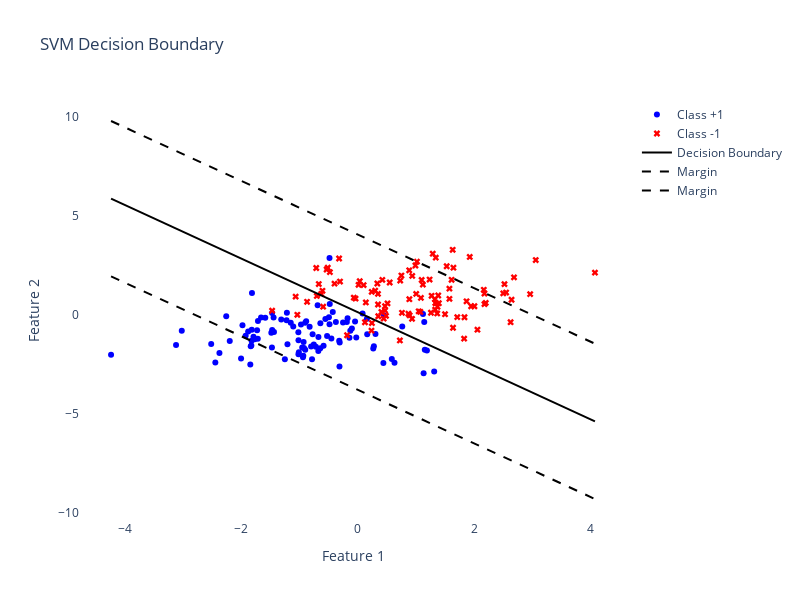
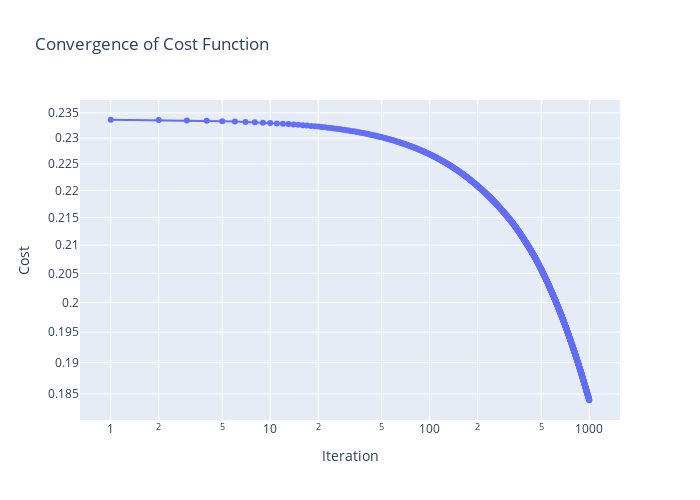

The notebook cell these images were saved under, in order:
### Markdown cell above
## soft TH

### Code cell
import numpy as np
import matplotlib.pyplot as plt


import importlib
import SVM_Soft
import plot_SVM

importlib.reload(SVM_Soft)
importlib.reload(plot_SVM)

# Generate toy data
def generate_gaussian_data(
    n_samples=100, mean1=[-1, -1], mean2=[1, 1], cov=[[1, 0], [0, 1]]
):
    """
    Generate two classes of overlapping data using 2D Gaussian distributions.
    """
    class1 = np.random.multivariate_normal(mean1, cov, n_samples)
    class2 = np.random.multivariate_normal(mean2, cov, n_samples)
    X = np.vstack((class1, class2))
    y = np.hstack(
        (np.ones(n_samples), -np.ones(n_samples))
    )  # +1 for class 1, -1 for class 2
    return X, y

# Main function

# Generate toy data
X, y = generate_gaussian_data()
#X, y = generate_data.generate_uniform(50,42)
w_star,b_star,costs = SVM_Soft.SVM_Train(X,y,lambda_ = 1.0,step_size = 1e-4 ,max_iter=1000, tol=1e-6)

# calculating
plot_SVM.plot_svm_decision_boundary(X, y, w_star,b_star)
plot_SVM.plot_convergence(costs=costs)
